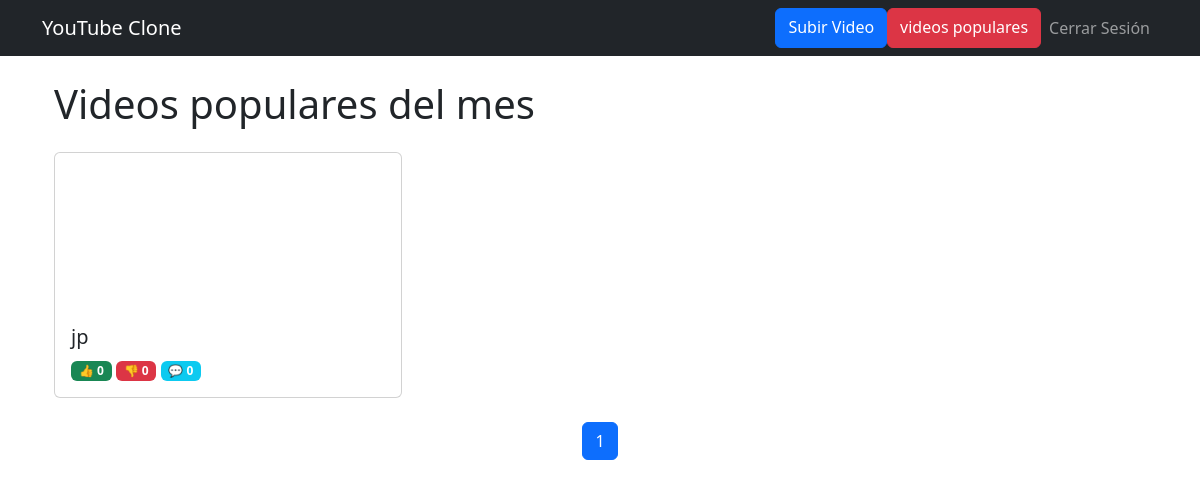
Before: /videos/popular/ (signed in) with the older database file.
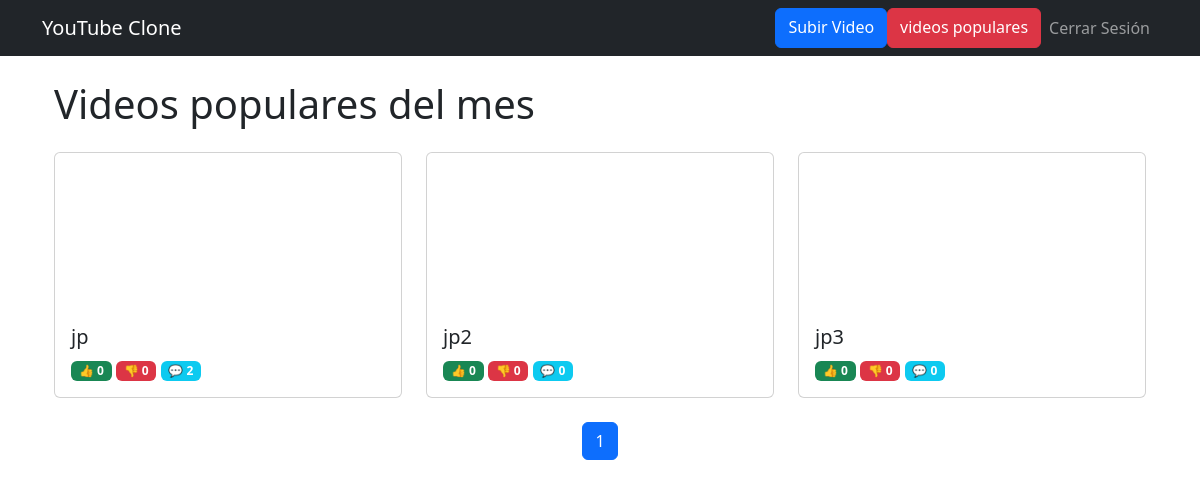
After: the same page with the newer database file.
### videos/models.py (models this page shows, shortened)
class Video(models.Model):
    title = models.CharField(max_length=200)
    embed_link = models.URLField(max_length=500)
    user = models.ForeignKey(User, on_delete=models.CASCADE)
    created_at = models.DateTimeField(auto_now_add=True)
    likes = models.ManyToManyField(User, related_name='video_likes', blank=True)
    dislikes = models.ManyToManyField(User, related_name='video_dislikes', blank=True)

### videos/views.py (the view)
# urls.py: path('popular/', views.popular_videos, name='popular_videos'),#videos populares
@login_required
def popular_videos(request):
    today = timezone.now().date()
    current_month = today.month
    current_year = today.year
    current_month_videos = Video.objects.filter(
        created_at__month=current_month,
        created_at__year=current_year
    ).prefetch_related('likes', 'dislikes', 'comments')
    videos_with_popularity = []
    for video in current_month_videos:
        likes = video.likes.count()
        dislikes = video.dislikes.count()
        comments = video.comments.count()
        days_old = (today - video.created_at.date()).days
        base_score = (likes * 10) - (dislikes * 5) + comments
        popularity = base_score * (1 - days_old)
        videos_with_popularity.append({
            'video': video,
            'popularity': popularity
        })
    sorted_videos = sorted(videos_with_popularity, key=lambda x: -x['popularity'])
    top_videos = [item['video'] for item in sorted_videos[:5]]
    if len(top_videos) >= 5:
        first_popularity = sorted_videos[0]['popularity']
        if all(item['popularity'] == first_popularity for item in sorted_videos[:5]):
            top_videos = list(current_month_videos.order_by('?')[:5])
    paginator = Paginator(top_videos, 12)
    page = request.GET.get('page')
    try:
        videos = paginator.page(page)
    except PageNotAnInteger:
        videos = paginator.page(1)
    except EmptyPage:
        videos = paginator.page(paginator.num_pages)
    return render(request, 'videos/popular.html', {'videos': videos})

### templates/videos/popular.html (shortened to what this page needs)
{% extends 'base.html' %}
{% block content %}
<div class="container">
    <h1 class="mb-4">Videos populares del mes</h1>
    {% if videos %}
    <div class="row">
        {% for video in videos %}
        <div class="col-md-4 mb-4">
            <div class="card h-100">
                <div class="embed-responsive embed-responsive-16by9">
                    <iframe class="embed-responsive-item"
                            src="{{ video.embed_link }}"
                            allowfullscreen></iframe>
                </div>
                <div class="card-body">
                    <h5 class="card-title">{{ video.title }}</h5>
                    <div class="video-stats">
                        <span class="badge bg-success">
                            👍 {{ video.likes.count }}
                        </span>
                        <span class="badge bg-danger">
                            👎 {{ video.dislikes.count }}
                        </span>
                        <span class="badge bg-info">
                            💬 {{ video.comments.count }}
                        </span>
                    </div>
                </div>
            </div>
        </div>
        {% endfor %}
      <nav aria-label="Page navigation">
        <ul class="pagination justify-content-center">
            {% for num in videos.paginator.page_range %}
            <li class="page-item {% if videos.number == num %}active{% endif %}">
                <a class="page-link" href="?page={{ num }}">{{ num }}</a>
            </li>
            {% endfor %}
        </ul>
    </nav>
    </div>
    {% else %}
    <div class="alert alert-info">
        No hay videos populares disponibles.
    </div>
    {% endif %}
</div>
{% endblock %}

### templates/base.html (shortened to what this page needs)
<!DOCTYPE html>
<html lang="es">
  <head>
    <link
      href="https://cdn.jsdelivr.net/npm/bootstrap@5.3.0/dist/css/bootstrap.min.css"
      rel="stylesheet"
    />
  </head>
  <body>
    <nav class="navbar navbar-expand-lg navbar-dark bg-dark">
      <div class="container">
        <a class="navbar-brand" href="/">YouTube Clone</a>
        <div class="navbar-nav">
          {% if user.is_authenticated %}
          <a class="btn btn-primary" href="{% url 'upload_video' %}">Subir Video</a>
         <a class="btn btn-danger" href="{% url 'popular_videos' %}">videos populares</a>
          <a class="nav-link" href="{% url 'logout' %}">Cerrar Sesión</a>
          {% else %}
          <a class="nav-link" href="{% url 'login' %}">Iniciar Sesión</a>
          <a class="nav-link" href="{% url 'register' %}">Registrarse</a>
          {% endif %}
        </div>
      </div>
    </nav>
    <div class="container mt-4">{% block content %}{% endblock %}</div>
  </body>
</html>

Changed rows visible on the page:
computed for Video "jp": comments.count "0" → "2"
added Video: title "jp2", likes.count "0", dislikes.count "0", comments.count "0"
added Video: title "jp3", likes.count "0", dislikes.count "0", comments.count "0"
